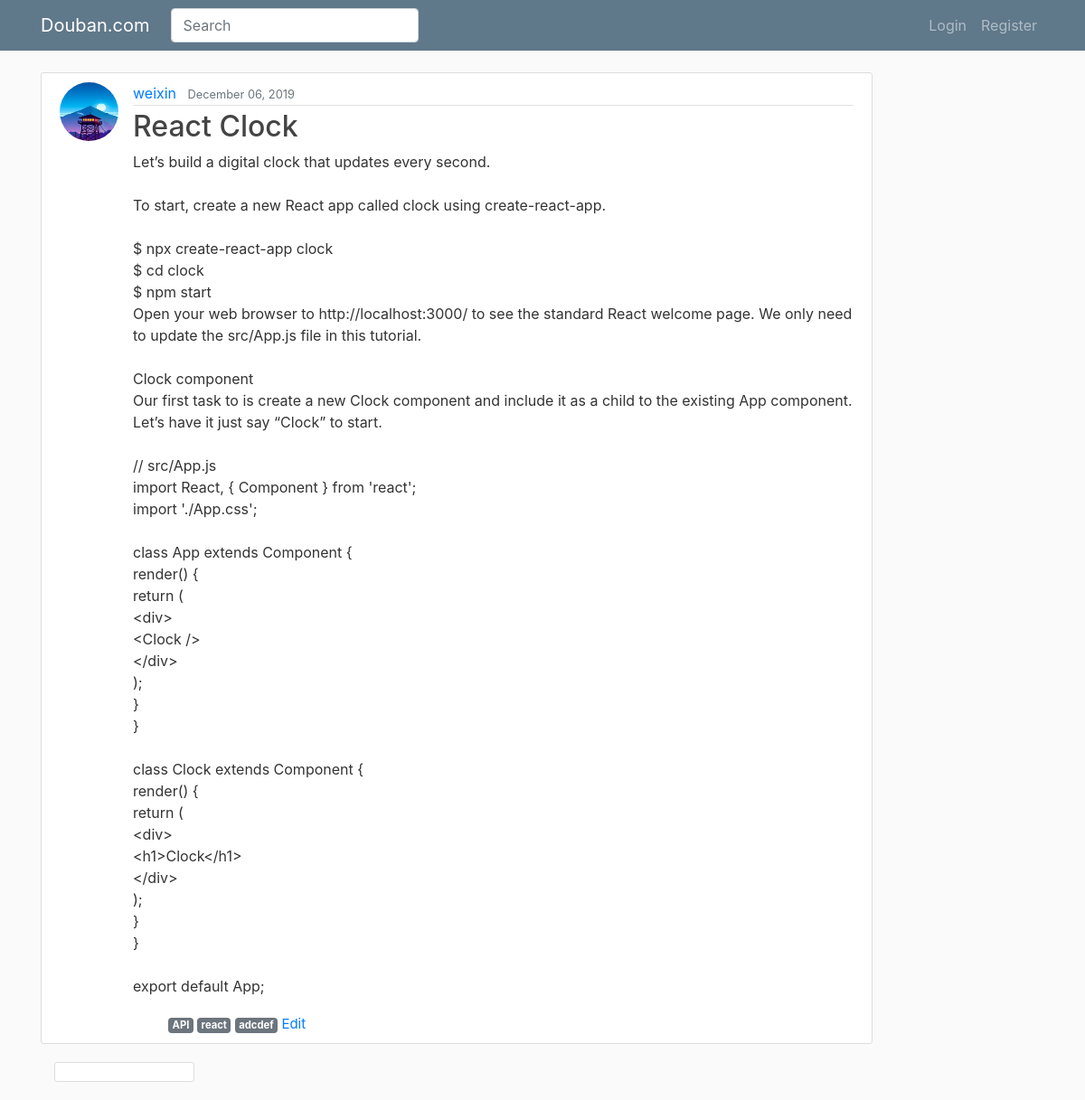
Screenshot of /post/15/ with the database file from the repository.
### douban/models.py (models this page shows, shortened)
class Post(models.Model):
    title = models.CharField(max_length=100)
    content = models.TextField()
    likes = models.ManyToManyField(User, related_name="Post_likes",blank=True)
    favorites = models.ManyToManyField(User, related_name="Post_favorites",blank=True)
    date_posted = models.DateTimeField(default=timezone.now)
    author = models.ForeignKey(User, on_delete=models.CASCADE)
    tags = TaggableManager(blank=True)

### users/models.py (models this page shows, shortened)
class Profile(models.Model):
    user = models.OneToOneField(User, on_delete=models.CASCADE)
    image = models.ImageField(default='default.jpg', upload_to = 'profile_pics')

### douban/views.py (the view)
# urls.py: path('post/<int:pk>/', PostDetailView.as_view(), name='post-detail'),
class PostDetailView(DetailView):
    mode = Post
    def get_queryset(self):
        return Post.objects.order_by('-date_posted')
    def get_context_data(self, **kwargs):
        context = super(PostDetailView, self).get_context_data(**kwargs)
        is_liked = False
        _id = self.object.id
        post = Post.objects.filter(id=_id).get()
        user_id = self.request.user.id
        if post.likes.filter(id=user_id).exists():
            is_liked = True
        context['is_liked'] = is_liked
        return context

### douban/templates/douban/post_detail.html (shortened to what this page needs)
{% extends "douban/base.html" %}
{% block content %}
	<article class="media content-section">
		<img class="rounded-circle article-img" src="{{ object.author.profile.image.url }}">
		<div class="media-body" display="inline-block">
			<div class="article-metadata">
				<a class="mr-2" href="{% url 'user-posts' object.author.username %}">{{ object.author }}</a>
				<small class="text-muted">{{ object.date_posted|date:"F d, Y" }}</small>
			</div>
			<h2 class="article-title">{{ object.title }}</h2>
			<p class="article-content">{{ object.content }}</p>
				<div class="button">
					{% for tag in post.tags.all %}
						<a href="#" class="badge badge-secondary" >{{ tag }}</a>
					{% endfor %}
					<a class="mt-1 mb-1" href="{% url 'tag-update' object.id %}">Edit</a>
				</div>
			</div>
		</div>
{% endblock content %}

### douban/static/douban/main.css (style rules this page uses)
body { background: #fafafa; color: #333333; margin-top: 5rem; }
h1, h2, h3, h4, h5, h6 { color: #444444; }
.content-section { background: #ffffff; padding: 10px 20px; border: 1px solid #dddddd; border-radius: 3px; margin-bottom: 20px; }
.article-title { color: #444444; }
.article-content { white-space: pre-line; }
.article-img { height: 65px; width: 65px; margin-right: 16px; }
.article-metadata { padding-bottom: 1px; margin-bottom: 4px; border-bottom: 1px solid #e3e3e3 }
.button { display: inline-block; padding-inline-end: 15px; font-size: 15px; vertical-align: middle; }

### rows the page displays
Post: author.profile.image (picture), author "weixin", date_posted "December 06, 2019", title "React Clock", content "Let’s build a digital clock that updates every second. To start, create a new React app called clock using create-react-app. $ npx create-react-app clock $ cd clock $ npm start Open your web browser to http://localhost:3000/ to see the standard React welcome page. We only need to update the src/App.js file in this tutorial. Clock component Our first task to is create a new Clock component and include it as a child to the existing App component. Let’s have it just say “Clock” to start. // src/App.js import React, { Component } from 'react'; import './App.css'; class App extends Component { render() { return ( <div> <Clock /> </div> ); } } class Clock extends Component { render() { return (…"
Tag: name "API"
Tag: name "react"
Tag: name "adcdef"
